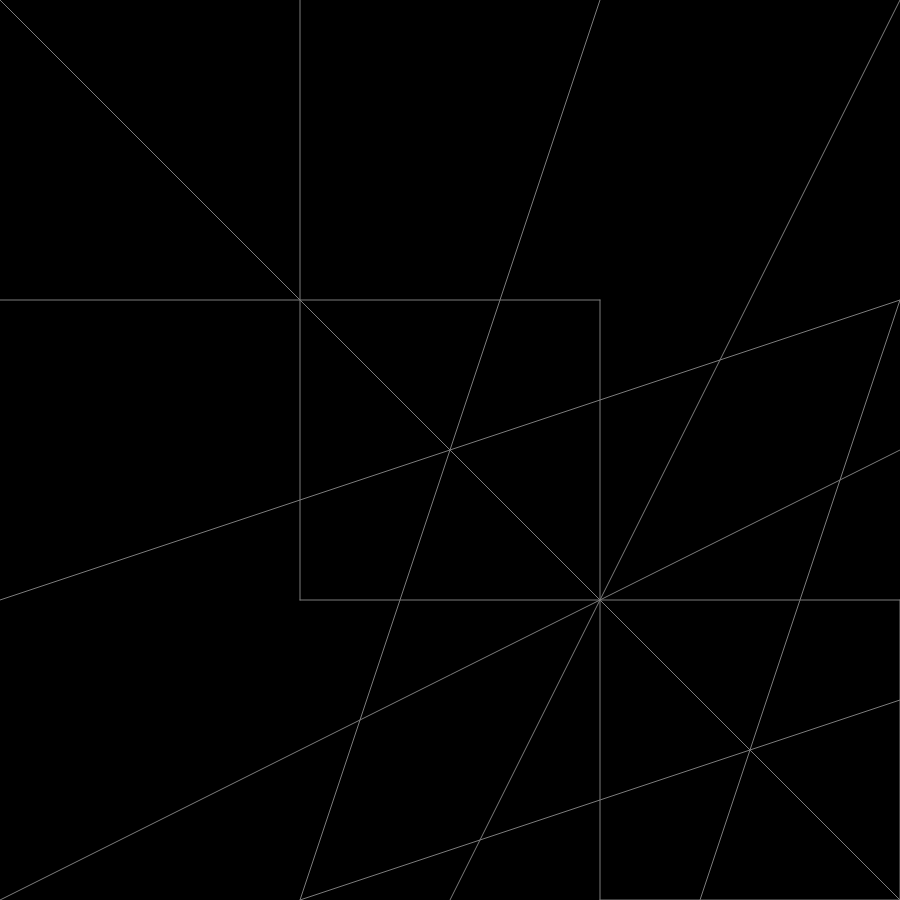
Frame 1 (no input)
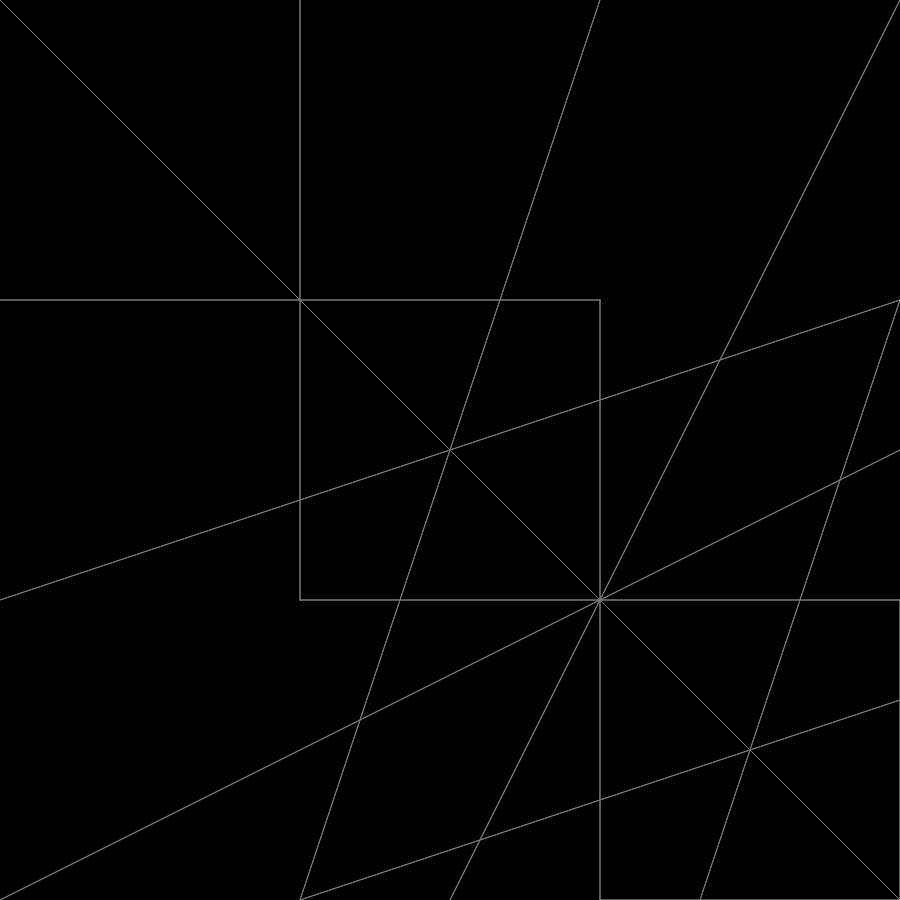
Frame 2 (the mouse pressed at the canvas centre, redrawn once)

The p5.js sketch that drew these frames (run headless with seeded random() and noise() and a simulated clock; the mouse was pressed at the canvas centre and the sketch redrawn once):

// p5.js sketch
// ── sketch.js
"use strict";

let cells = []
let sideLength = 900
let numCells = 3
let subCells = 1

function setup() {
  createCanvas(sideLength, sideLength)
  background(0)
  let unit = sideLength / numCells
  for (let x = unit; x <= width + unit; x += unit) {
    for (let y = unit; y <= height + unit; y += unit) {
      let cell = new Cell(x, y, unit, subCells)
      cells.push(cell)
      drawMainGrid(x, y)
    }
  }
  noLoop()
}

function draw() {
  for (let cell of cells) {
    cell.show()
  }
}

function drawMainGrid(x, y) {
  strokeWeight(2)
  stroke(248, 184, 0) // yellow
  // line(x, 0, x, height)
  // line(0, y, width, y)
}

// ── cell.js
"use strict";

class Cell {
  constructor(x, y, size, subcells) {
    this.x        = x
    this.y        = y
    this.size     = size
    this.subcells = subcells
    this.subunit  = size / subcells
  }

  show() {
    for (let i = 1; i <= this.subcells; i++) {
      for (let j = 1; j <= this.subcells; j++) {
        this.drawSubGrid(i, j)
      }
    }
  }

  drawSubGrid(i, j) {
    let dx = this.x - (this.subunit * i)
    let dy = this.y - (this.subunit * j)
    // this.drawPoints(dx, dy)
    this.drawLines(dx, dy)
    // this.drawCircles(dx, dy) // blue
    // this.drawCircles(dx, dy, true) // green
  }

  drawLines(dx, dy) {
    strokeWeight(1)
    stroke(124, 124, 124)
    // line(dx, dy, dx + this.subunit, dy) // W -> E
    // line(dx, dy, dx, dy + this.subunit) // N -> S
    // line(dy, dx, dy + this.subunit, dx + this.subunit) // NW -> SE
    // line(dx, dy + this.subunit, dx + this.subunit, dy) // SW -> NE
    line(dy, dx, dx + this.subunit, dy + this.subunit)
  }

  drawPoints(dx, dy) {
    strokeWeight(5)
    stroke(248, 56, 0)
    point(dx, dy)
  }

  drawCircles(dx, dy, corner = false) {
    strokeWeight(0.7)
    noFill()
    if (corner) {
      stroke(164, 228, 252)
      ellipseMode(CORNER)
    } else {
      stroke(0, 168, 68)
      ellipseMode(CENTER)
    }
    ellipse(dx, dy, this.subunit, this.subunit)
  }
}
